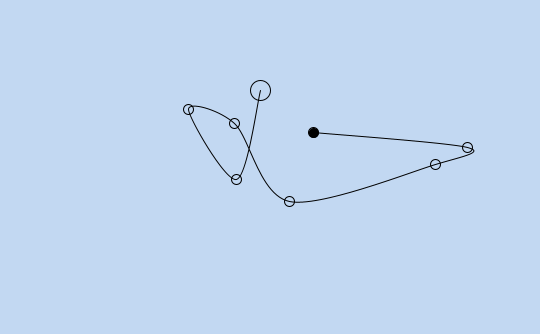
Frame 1 (no input)
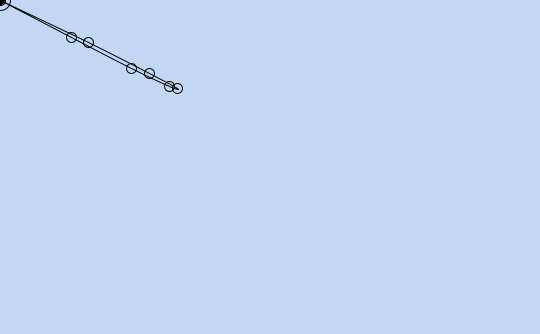
Frame 60 (the mouse pressed at the canvas centre just before this capture)
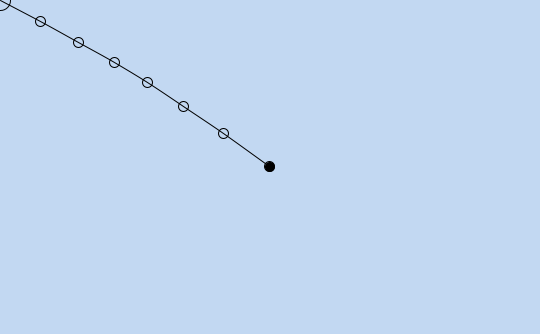
Frame 120 (the mouse held since frame 60 and released just before this capture)

The Processing sketch that drew these frames (run headless with seeded random() and noise(); from frame 60 on, the mouse is pressed at the canvas centre):

// Processing sketch: processing_18159
// ── processing_18159.pde

int NumPoints = 8;

float[] Xp = new float[NumPoints];
float[] Yp = new float[NumPoints];

float destX;
float destY;

float destX2;
float destY2;

void setup()
{
  size(540,334);
  smooth();
  
  noFill();

  for(int i = 0 ; i < NumPoints ; i++)
  {
    Xp[i] = random(100,500);
    Yp[i] = random(100,300);
  }
}

void draw(){
    background(194,216,242);

/*
  if(second() % 2 == 0)
  {
    randomSeed(millis());
    destX += random(-width,width);
    destY += random(-height,height);
  }
  */
  destX = mouseX;
  destY = mouseY;

  Xp[0] += (destX - Xp[0])/8;
  Yp[0] += (destY - Yp[0])/8;

  if(frameCount % 300 == 0)
 {
    destX2 = random(0,width);
    destY2 = random(0,height);
  }

 Xp[NumPoints - 1] += (destX2 - Xp[NumPoints - 1]) / 4.;
 Yp[NumPoints - 1] += (destY2 - Yp[NumPoints - 1]) / 4.;
 
  if(Xp[0] > width) Xp[0] = width;
  if(Xp[0] < 0) Xp[0] = 0;
  if(Yp[0] > height) Yp[0] = height;
  if(Yp[0] < 0) Yp[0] = 0;
  
  for(int i = 1; i < NumPoints - 1 ; i++)
  {
    Xp[i] -= (Xp[i] - Xp[i-1])/(16);
    Yp[i] -= (Yp[i] - Yp[i-1]) /(16);
  }  

  for(int i = NumPoints-2; i > 0 ; i--)
  {
    Xp[i] += (Xp[i+1] - Xp[i])/(16);
    Yp[i] += (Yp[i+1] - Yp[i]) /(16);
  }  

  for(int i = 0 ; i < NumPoints ; i++)
  {
    if(i == 0)
       fill(0);
    else
       noFill();
     
    if( i == NumPoints - 1)
ellipse(Xp[i],Yp[i],20,20);
else
    ellipse(Xp[i],Yp[i],10,10);
  } 
  beginShape();

  curveTightness(0.1);

  for(int i = 0 ; i  < NumPoints ; i++)
  {
    if( i == 0 || i == NumPoints - 1)
    { curveVertex(Xp[i],Yp[i]);}

     curveVertex(Xp[i],Yp[i]);
    
  }
    endShape();

}
